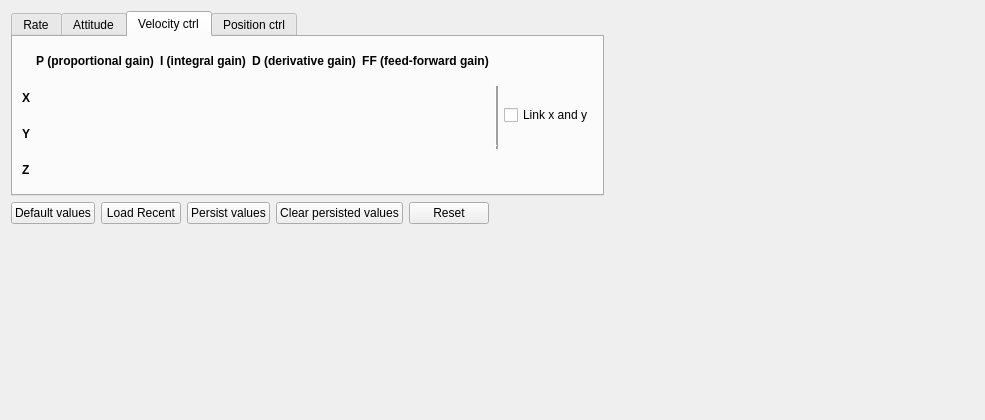
<?xml version="1.0" encoding="UTF-8"?>
<ui version="4.0">
 <class>Form</class>
 <widget class="QWidget" name="Form">
  <property name="geometry">
   <rect>
    <x>0</x>
    <y>0</y>
    <width>985</width>
    <height>420</height>
   </rect>
  </property>
  <property name="sizePolicy">
   <sizepolicy hsizetype="Preferred" vsizetype="Preferred">
    <horstretch>0</horstretch>
    <verstretch>0</verstretch>
   </sizepolicy>
  </property>
  <property name="windowTitle">
   <string>Tuning</string>
  </property>
  <property name="layoutDirection">
   <enum>Qt::LeftToRight</enum>
  </property>
  <layout class="QVBoxLayout" name="verticalLayout_3">
   <item>
    <layout class="QHBoxLayout" name="horizontalLayout_12">
     <item>
      <widget class="QTabWidget" name="tabWidget">
       <property name="currentIndex">
        <number>2</number>
       </property>
       <widget class="QWidget" name="tab_rate">
        <attribute name="title">
         <string>Rate</string>
        </attribute>
        <layout class="QHBoxLayout" name="horizontalLayout_9">
         <item>
          <layout class="QHBoxLayout" name="horizontalLayout_5">
           <item>
            <layout class="QGridLayout" name="grid_rate">
             <item row="1" column="0">
              <widget class="QLabel" name="label_3">
               <property name="sizePolicy">
                <sizepolicy hsizetype="Maximum" vsizetype="Preferred">
                 <horstretch>0</horstretch>
                 <verstretch>0</verstretch>
                </sizepolicy>
               </property>
               <property name="font">
                <font>
                 <weight>75</weight>
                 <bold>true</bold>
                </font>
               </property>
               <property name="text">
                <string>Roll</string>
               </property>
              </widget>
             </item>
             <item row="3" column="0">
              <widget class="QLabel" name="label_5">
               <property name="sizePolicy">
                <sizepolicy hsizetype="Maximum" vsizetype="Preferred">
                 <horstretch>0</horstretch>
                 <verstretch>0</verstretch>
                </sizepolicy>
               </property>
               <property name="font">
                <font>
                 <weight>75</weight>
                 <bold>true</bold>
                </font>
               </property>
               <property name="text">
                <string>Yaw</string>
               </property>
              </widget>
             </item>
             <item row="0" column="1">
              <widget class="QLabel" name="label_6">
               <property name="font">
                <font>
                 <weight>75</weight>
                 <bold>true</bold>
                </font>
               </property>
               <property name="text">
                <string>P (proportional gain)</string>
               </property>
               <property name="alignment">
                <set>Qt::AlignCenter</set>
               </property>
              </widget>
             </item>
             <item row="0" column="2">
              <widget class="QLabel" name="label_7">
               <property name="font">
                <font>
                 <weight>75</weight>
                 <bold>true</bold>
                </font>
               </property>
               <property name="text">
                <string>I (integral gain)</string>
               </property>
               <property name="alignment">
                <set>Qt::AlignCenter</set>
               </property>
              </widget>
             </item>
             <item row="1" column="5" rowspan="2">
              <widget class="QCheckBox" name="rate_link_checkbox">
               <property name="sizePolicy">
                <sizepolicy hsizetype="Maximum" vsizetype="Fixed">
                 <horstretch>0</horstretch>
                 <verstretch>0</verstretch>
                </sizepolicy>
               </property>
               <property name="text">
                <string>Link roll and pitch</string>
               </property>
              </widget>
             </item>
             <item row="2" column="0">
              <widget class="QLabel" name="label_4">
               <property name="sizePolicy">
                <sizepolicy hsizetype="Maximum" vsizetype="Preferred">
                 <horstretch>0</horstretch>
                 <verstretch>0</verstretch>
                </sizepolicy>
               </property>
               <property name="font">
                <font>
                 <weight>75</weight>
                 <bold>true</bold>
                </font>
               </property>
               <property name="text">
                <string>Pitch</string>
               </property>
              </widget>
             </item>
             <item row="0" column="3">
              <widget class="QLabel" name="label_14">
               <property name="font">
                <font>
                 <weight>75</weight>
                 <bold>true</bold>
                </font>
               </property>
               <property name="text">
                <string>D (derivative gain)</string>
               </property>
               <property name="alignment">
                <set>Qt::AlignCenter</set>
               </property>
              </widget>
             </item>
             <item row="1" column="4" rowspan="2">
              <widget class="Line" name="line_6">
               <property name="frameShadow">
                <enum>QFrame::Raised</enum>
               </property>
               <property name="lineWidth">
                <number>4</number>
               </property>
               <property name="midLineWidth">
                <number>0</number>
               </property>
               <property name="orientation">
                <enum>Qt::Vertical</enum>
               </property>
              </widget>
             </item>
            </layout>
           </item>
          </layout>
         </item>
        </layout>
       </widget>
       <widget class="QWidget" name="tab_attitude">
        <attribute name="title">
         <string>Attitude</string>
        </attribute>
        <layout class="QVBoxLayout" name="verticalLayout_6">
         <item>
          <layout class="QHBoxLayout" name="horizontalLayout">
           <item>
            <layout class="QGridLayout" name="grid_attitude">
             <item row="0" column="2">
              <widget class="QLabel" name="label_12">
               <property name="font">
                <font>
                 <weight>75</weight>
                 <bold>true</bold>
                </font>
               </property>
               <property name="text">
                <string>I (integral gain)</string>
               </property>
               <property name="alignment">
                <set>Qt::AlignCenter</set>
               </property>
              </widget>
             </item>
             <item row="0" column="3">
              <widget class="QLabel" name="label_13">
               <property name="font">
                <font>
                 <weight>75</weight>
                 <bold>true</bold>
                </font>
               </property>
               <property name="text">
                <string>D (derivative gain)</string>
               </property>
               <property name="alignment">
                <set>Qt::AlignCenter</set>
               </property>
              </widget>
             </item>
             <item row="0" column="1">
              <widget class="QLabel" name="label_9">
               <property name="font">
                <font>
                 <weight>75</weight>
                 <bold>true</bold>
                </font>
               </property>
               <property name="text">
                <string>P (proportional gain)</string>
               </property>
               <property name="alignment">
                <set>Qt::AlignCenter</set>
               </property>
              </widget>
             </item>
             <item row="2" column="0">
              <widget class="QLabel" name="label_10">
               <property name="sizePolicy">
                <sizepolicy hsizetype="Maximum" vsizetype="Preferred">
                 <horstretch>0</horstretch>
                 <verstretch>0</verstretch>
                </sizepolicy>
               </property>
               <property name="font">
                <font>
                 <weight>75</weight>
                 <bold>true</bold>
                </font>
               </property>
               <property name="text">
                <string>Pitch</string>
               </property>
              </widget>
             </item>
             <item row="3" column="0">
              <widget class="QLabel" name="label_11">
               <property name="sizePolicy">
                <sizepolicy hsizetype="Maximum" vsizetype="Preferred">
                 <horstretch>0</horstretch>
                 <verstretch>0</verstretch>
                </sizepolicy>
               </property>
               <property name="font">
                <font>
                 <weight>75</weight>
                 <bold>true</bold>
                </font>
               </property>
               <property name="text">
                <string>Yaw</string>
               </property>
              </widget>
             </item>
             <item row="1" column="5" rowspan="2">
              <widget class="QCheckBox" name="attitude_link_checkbox">
               <property name="sizePolicy">
                <sizepolicy hsizetype="Maximum" vsizetype="Fixed">
                 <horstretch>0</horstretch>
                 <verstretch>0</verstretch>
                </sizepolicy>
               </property>
               <property name="text">
                <string>Link roll and pitch</string>
               </property>
              </widget>
             </item>
             <item row="1" column="0">
              <widget class="QLabel" name="label_8">
               <property name="sizePolicy">
                <sizepolicy hsizetype="Maximum" vsizetype="Preferred">
                 <horstretch>0</horstretch>
                 <verstretch>0</verstretch>
                </sizepolicy>
               </property>
               <property name="font">
                <font>
                 <weight>75</weight>
                 <bold>true</bold>
                </font>
               </property>
               <property name="text">
                <string>Roll</string>
               </property>
              </widget>
             </item>
             <item row="1" column="4" rowspan="2">
              <widget class="Line" name="line_5">
               <property name="frameShadow">
                <enum>QFrame::Raised</enum>
               </property>
               <property name="lineWidth">
                <number>4</number>
               </property>
               <property name="midLineWidth">
                <number>0</number>
               </property>
               <property name="orientation">
                <enum>Qt::Vertical</enum>
               </property>
              </widget>
             </item>
            </layout>
           </item>
          </layout>
         </item>
        </layout>
       </widget>
       <widget class="QWidget" name="tab_vel_ctrl">
        <attribute name="title">
         <string>Velocity ctrl</string>
        </attribute>
        <layout class="QVBoxLayout" name="verticalLayout">
         <item>
          <layout class="QHBoxLayout" name="horizontalLayout_2">
           <item>
            <layout class="QGridLayout" name="grid_vel_ctrl">
             <item row="0" column="4">
              <widget class="QLabel" name="label_28">
               <property name="font">
                <font>
                 <weight>75</weight>
                 <bold>true</bold>
                </font>
               </property>
               <property name="text">
                <string>FF (feed-forward gain)</string>
               </property>
               <property name="alignment">
                <set>Qt::AlignCenter</set>
               </property>
              </widget>
             </item>
             <item row="3" column="0">
              <widget class="QLabel" name="label_24">
               <property name="sizePolicy">
                <sizepolicy hsizetype="Maximum" vsizetype="Preferred">
                 <horstretch>0</horstretch>
                 <verstretch>0</verstretch>
                </sizepolicy>
               </property>
               <property name="font">
                <font>
                 <weight>75</weight>
                 <bold>true</bold>
                </font>
               </property>
               <property name="text">
                <string>Z</string>
               </property>
              </widget>
             </item>
             <item row="2" column="0">
              <widget class="QLabel" name="label_23">
               <property name="sizePolicy">
                <sizepolicy hsizetype="Maximum" vsizetype="Preferred">
                 <horstretch>0</horstretch>
                 <verstretch>0</verstretch>
                </sizepolicy>
               </property>
               <property name="font">
                <font>
                 <weight>75</weight>
                 <bold>true</bold>
                </font>
               </property>
               <property name="text">
                <string>Y</string>
               </property>
              </widget>
             </item>
             <item row="1" column="6" rowspan="2">
              <widget class="QCheckBox" name="velocity_link_checkbox">
               <property name="sizePolicy">
                <sizepolicy hsizetype="Maximum" vsizetype="Fixed">
                 <horstretch>0</horstretch>
                 <verstretch>0</verstretch>
                </sizepolicy>
               </property>
               <property name="text">
                <string>Link x and y</string>
               </property>
              </widget>
             </item>
             <item row="0" column="3">
              <widget class="QLabel" name="label_27">
               <property name="font">
                <font>
                 <weight>75</weight>
                 <bold>true</bold>
                </font>
               </property>
               <property name="text">
                <string>D (derivative gain)</string>
               </property>
               <property name="alignment">
                <set>Qt::AlignCenter</set>
               </property>
              </widget>
             </item>
             <item row="0" column="1">
              <widget class="QLabel" name="label_25">
               <property name="font">
                <font>
                 <weight>75</weight>
                 <bold>true</bold>
                </font>
               </property>
               <property name="text">
                <string>P (proportional gain)</string>
               </property>
               <property name="alignment">
                <set>Qt::AlignCenter</set>
               </property>
              </widget>
             </item>
             <item row="0" column="2">
              <widget class="QLabel" name="label_26">
               <property name="font">
                <font>
                 <weight>75</weight>
                 <bold>true</bold>
                </font>
               </property>
               <property name="text">
                <string>I (integral gain)</string>
               </property>
               <property name="alignment">
                <set>Qt::AlignCenter</set>
               </property>
              </widget>
             </item>
             <item row="1" column="0">
              <widget class="QLabel" name="label_22">
               <property name="sizePolicy">
                <sizepolicy hsizetype="Maximum" vsizetype="Preferred">
                 <horstretch>0</horstretch>
                 <verstretch>0</verstretch>
                </sizepolicy>
               </property>
               <property name="font">
                <font>
                 <weight>75</weight>
                 <bold>true</bold>
                </font>
               </property>
               <property name="text">
                <string>X</string>
               </property>
              </widget>
             </item>
             <item row="1" column="5" rowspan="2">
              <widget class="Line" name="line_8">
               <property name="frameShadow">
                <enum>QFrame::Raised</enum>
               </property>
               <property name="lineWidth">
                <number>4</number>
               </property>
               <property name="orientation">
                <enum>Qt::Vertical</enum>
               </property>
              </widget>
             </item>
            </layout>
           </item>
          </layout>
         </item>
        </layout>
       </widget>
       <widget class="QWidget" name="tab_pos_ctrl">
        <attribute name="title">
         <string>Position ctrl</string>
        </attribute>
        <layout class="QVBoxLayout" name="verticalLayout_7">
         <item>
          <layout class="QHBoxLayout" name="horizontalLayout_8">
           <item>
            <layout class="QGridLayout" name="grid_pos_ctrl">
             <item row="0" column="2">
              <widget class="QLabel" name="label_19">
               <property name="font">
                <font>
                 <weight>75</weight>
                 <bold>true</bold>
                </font>
               </property>
               <property name="text">
                <string>I (integral gain)</string>
               </property>
               <property name="alignment">
                <set>Qt::AlignCenter</set>
               </property>
              </widget>
             </item>
             <item row="4" column="1">
              <widget class="Line" name="line_2">
               <property name="orientation">
                <enum>Qt::Horizontal</enum>
               </property>
              </widget>
             </item>
             <item row="2" column="0">
              <widget class="QLabel" name="label_17">
               <property name="sizePolicy">
                <sizepolicy hsizetype="Maximum" vsizetype="Preferred">
                 <horstretch>0</horstretch>
                 <verstretch>0</verstretch>
                </sizepolicy>
               </property>
               <property name="font">
                <font>
                 <weight>75</weight>
                 <bold>true</bold>
                </font>
               </property>
               <property name="text">
                <string>Y</string>
               </property>
              </widget>
             </item>
             <item row="4" column="2">
              <widget class="Line" name="line_3">
               <property name="orientation">
                <enum>Qt::Horizontal</enum>
               </property>
              </widget>
             </item>
             <item row="1" column="5" rowspan="2">
              <widget class="QCheckBox" name="position_link_checkbox">
               <property name="sizePolicy">
                <sizepolicy hsizetype="Maximum" vsizetype="Fixed">
                 <horstretch>0</horstretch>
                 <verstretch>0</verstretch>
                </sizepolicy>
               </property>
               <property name="text">
                <string>Link x and y</string>
               </property>
              </widget>
             </item>
             <item row="0" column="3">
              <widget class="QLabel" name="label_20">
               <property name="font">
                <font>
                 <weight>75</weight>
                 <bold>true</bold>
                </font>
               </property>
               <property name="text">
                <string>D (derivative gain)</string>
               </property>
               <property name="alignment">
                <set>Qt::AlignCenter</set>
               </property>
              </widget>
             </item>
             <item row="4" column="3">
              <widget class="Line" name="line_4">
               <property name="orientation">
                <enum>Qt::Horizontal</enum>
               </property>
              </widget>
             </item>
             <item row="3" column="0">
              <widget class="QLabel" name="label_18">
               <property name="sizePolicy">
                <sizepolicy hsizetype="Maximum" vsizetype="Preferred">
                 <horstretch>0</horstretch>
                 <verstretch>0</verstretch>
                </sizepolicy>
               </property>
               <property name="font">
                <font>
                 <weight>75</weight>
                 <bold>true</bold>
                </font>
               </property>
               <property name="text">
                <string>Z</string>
               </property>
              </widget>
             </item>
             <item row="0" column="1">
              <widget class="QLabel" name="label_2">
               <property name="font">
                <font>
                 <weight>75</weight>
                 <bold>true</bold>
                </font>
               </property>
               <property name="text">
                <string>P (proportional gain)</string>
               </property>
               <property name="alignment">
                <set>Qt::AlignCenter</set>
               </property>
              </widget>
             </item>
             <item row="5" column="0">
              <widget class="QLabel" name="label_21">
               <property name="sizePolicy">
                <sizepolicy hsizetype="Maximum" vsizetype="Preferred">
                 <horstretch>0</horstretch>
                 <verstretch>0</verstretch>
                </sizepolicy>
               </property>
               <property name="font">
                <font>
                 <weight>75</weight>
                 <bold>true</bold>
                </font>
               </property>
               <property name="text">
                <string>Hover thrust</string>
               </property>
              </widget>
             </item>
             <item row="4" column="0">
              <widget class="Line" name="line">
               <property name="sizePolicy">
                <sizepolicy hsizetype="Minimum" vsizetype="Fixed">
                 <horstretch>0</horstretch>
                 <verstretch>0</verstretch>
                </sizepolicy>
               </property>
               <property name="orientation">
                <enum>Qt::Horizontal</enum>
               </property>
              </widget>
             </item>
             <item row="1" column="0">
              <widget class="QLabel" name="label_16">
               <property name="sizePolicy">
                <sizepolicy hsizetype="Maximum" vsizetype="Preferred">
                 <horstretch>0</horstretch>
                 <verstretch>0</verstretch>
                </sizepolicy>
               </property>
               <property name="font">
                <font>
                 <weight>75</weight>
                 <bold>true</bold>
                </font>
               </property>
               <property name="text">
                <string>X</string>
               </property>
              </widget>
             </item>
             <item row="1" column="4" rowspan="2">
              <widget class="Line" name="line_7">
               <property name="frameShadow">
                <enum>QFrame::Raised</enum>
               </property>
               <property name="lineWidth">
                <number>4</number>
               </property>
               <property name="orientation">
                <enum>Qt::Vertical</enum>
               </property>
              </widget>
             </item>
            </layout>
           </item>
          </layout>
         </item>
        </layout>
       </widget>
      </widget>
     </item>
     <item>
      <spacer name="horizontalSpacer_4">
       <property name="orientation">
        <enum>Qt::Horizontal</enum>
       </property>
       <property name="sizeHint" stdset="0">
        <size>
         <width>40</width>
         <height>20</height>
        </size>
       </property>
      </spacer>
     </item>
    </layout>
   </item>
   <item>
    <layout class="QHBoxLayout" name="horizontalLayout_3">
     <item>
      <widget class="QPushButton" name="default_values_button">
       <property name="toolTip">
        <string>Get the default tuning values for the tuning parameters (this will not change the stored values)</string>
       </property>
       <property name="text">
        <string>Default values</string>
       </property>
      </widget>
     </item>
     <item>
      <widget class="QPushButton" name="most_recent_button">
       <property name="toolTip">
        <string>Load the most recent params file in the drone_parameters dir</string>
       </property>
       <property name="text">
        <string>Load Recent</string>
       </property>
      </widget>
     </item>
     <item>
      <widget class="QPushButton" name="store_button">
       <property name="toolTip">
        <string>Store values in the persistent memory to use them after a restart.</string>
       </property>
       <property name="text">
        <string>Persist values</string>
       </property>
      </widget>
     </item>
     <item>
      <widget class="QPushButton" name="clear_stored_button">
       <property name="toolTip">
        <string>Clear the persisted values. The tuning parameters will get default values after restart.</string>
       </property>
       <property name="text">
        <string>Clear persisted values</string>
       </property>
      </widget>
     </item>
     <item>
      <widget class="QPushButton" name="reset_button">
       <property name="text">
        <string>Reset</string>
       </property>
      </widget>
     </item>
     <item>
      <spacer name="horizontalSpacer">
       <property name="orientation">
        <enum>Qt::Horizontal</enum>
       </property>
       <property name="sizeHint" stdset="0">
        <size>
         <width>40</width>
         <height>20</height>
        </size>
       </property>
      </spacer>
     </item>
    </layout>
   </item>
   <item>
    <spacer name="verticalSpacer">
     <property name="orientation">
      <enum>Qt::Vertical</enum>
     </property>
     <property name="sizeHint" stdset="0">
      <size>
       <width>20</width>
       <height>40</height>
      </size>
     </property>
    </spacer>
   </item>
  </layout>
 </widget>
 <resources/>
 <connections/>
</ui>
